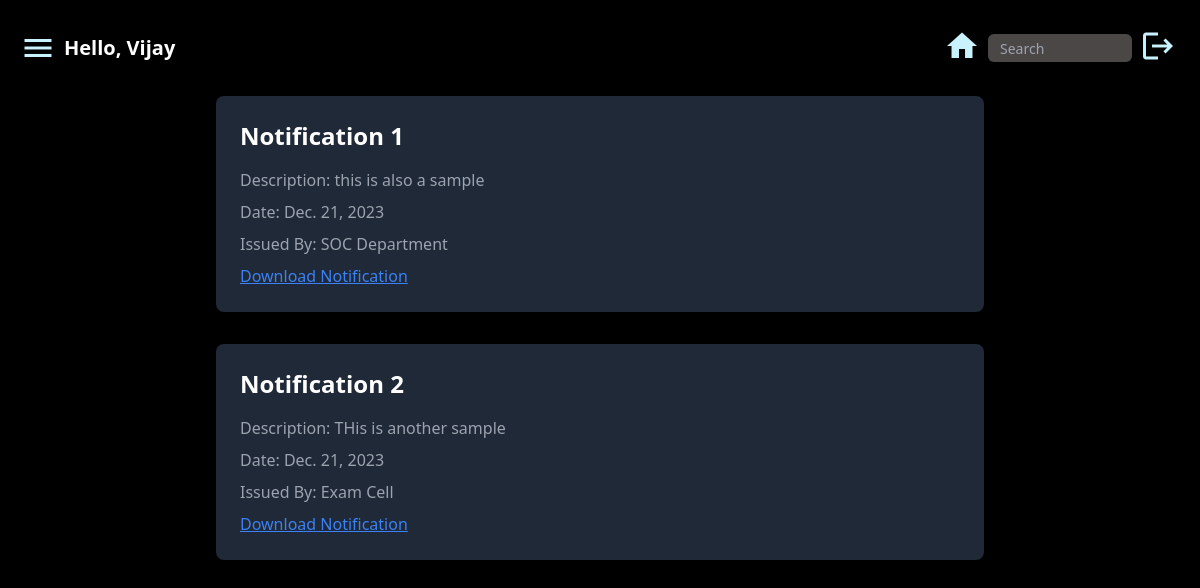
Page /notification (signed in) on the committed database.
### home/models.py (models this page shows, shortened)
class Notification(models.Model):
    description = models.CharField(max_length=500)
    date = models.DateField(default=timezone.now)
    file = models.FileField(upload_to="notification/")
    issuedBy = models.CharField(max_length=100)
    title = models.CharField(max_length=100)

### home/views.py (the view)
# urls.py: path('notification',views.notification,name='notification'),
def notification(request):
    try:
        studentId = request.session['studentId']
    except:
        return render(request, 'login.html', {"message": "Please Login First!!!"})
    temp = list(Notification.objects.all())
    studentInfo = StudentInfo.objects.get(studentId=studentId)
    personalInfo = StudentPersonalInfo.objects.get(studentId=studentId)
    context = {
        "fname": studentInfo.name.split()[0],
        "profileImg": personalInfo.profileImg,
        "temp": temp
    }
    return render(request, 'notification.html', context)

### template/notification.html (shortened to what this page needs)
{%extends 'base.html'%}
{%block content%}
{% if temp %}
{% for i in temp%}
<div class="max-w-3xl w-[80vw] sm:w-auto mx-auto">
		<div class="bg-gray-800 rounded-lg p-6 mb-8">
			<h2 class="text-2xl text-white font-semibold mb-4">{{i.title}}</h2>
			<p class="text-gray-400 mb-2">Description: {{i.description}}</p>
			<p class="text-gray-400 mb-2">Date: {{i.date}}</p>
			<p class="text-gray-400 mb-2">Issued By: {{i.issuedBy}}</p>
			<a href="{{i.file.url}}" class="text-blue-500 hover:text-blue-700 underline" target="_blank">Download Notification</a>
		</div>
</div>
{%endfor%}
{%endif%}
{%endblock%}

### rows in the picture
Notification: title "Notification 1", description "this is also a sample", date "Dec. 21, 2023", issuedBy "SOC Department"
Notification: title "Notification 2", description "THis is another sample", date "Dec. 21, 2023", issuedBy "Exam Cell"

### other values in the picture
{{ fname }} "Vijay"
